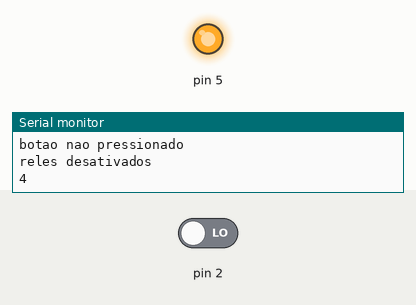
Simulated run of this program. Board: Arduino Uno, built with avr-gcc and run on an emulated ATmega328P. Shown: output pins drawn as LEDs (lit = HIGH), the last lines printed to the serial monitor. Inputs (shaded band) come from the test bench; at power-on: pin 2 LOW. Pins used as bus, display or sensor lines are not drawn.

Above: at 1.9 s.
2.0 s: pin 2 driven HIGH
At 2.6 s:
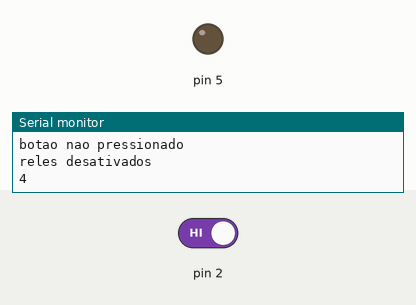
3.7 s: pin 2 driven LOW
At 4.3 s:
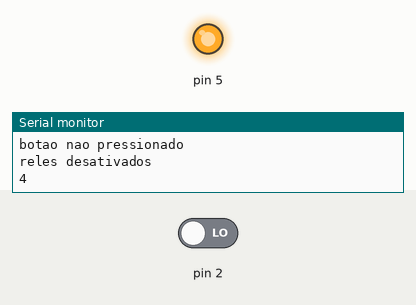
Timing chart, 0 to 6.7 s (numbered marks = the images above; inputs shaded):
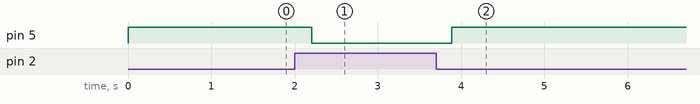

The program:

main.cpp
```cpp
#include <Arduino.h>

#define NUMERO_DE_COMPONENTES 3

#define CONTACTOR_LEITURA 4
int BAUD_RATE=9600;
//criar struct de reles
typedef struct Rele
{
  int periferico;
  int valor;
};

Rele reles[NUMERO_DE_COMPONENTES];
//criar struct de botoes
typedef struct Botao
{
  int periferico;
  int estado;
};

Botao botoes[NUMERO_DE_COMPONENTES];

int contar=0;

void setup()
{
   pinMode(CONTACTOR_LEITURA, INPUT);
  //configurar porta serie
  Serial.begin(BAUD_RATE);

  // configurar botoes
  botoes[0].periferico = 2;
  //botoes[1].periferico = 3;
  //botoes[2].periferico = 4;

  //configurar reles
  reles[0].periferico = 5;
  //reles[1].periferico = 6;
  //reles[2].periferico = 7;


  // inicializar index
  contar=0;
  // enquanto houver botoes e reles, inicializar o periferico como entrada
  while(contar<NUMERO_DE_COMPONENTES)
  {
    //definir valor do estado dos botoes
    botoes[contar].estado=0;
    //definir valor dos reles
    reles[contar].valor=0;

    // configurar entrada botoes
    pinMode(botoes[contar].periferico, INPUT);

    //configurar entrada reles
    pinMode(reles[contar].periferico, OUTPUT);

    //incrementar index
    contar++;
  }

}
void loop()
{
  contar=0;
  while(contar<NUMERO_DE_COMPONENTES)
  {
    botoes[contar].estado = !digitalRead(botoes[contar].periferico);

    if(botoes[contar].estado)
    {
      Serial.println("botao pressionado");
      reles[contar].valor=HIGH;
      digitalWrite(reles[contar].periferico,reles[contar].valor);
      Serial.println("reles ativados");
    }
    else
    {
      Serial.println("botao nao pressionado");
      reles[contar].valor=LOW;
      digitalWrite(reles[contar].periferico,reles[contar].valor);
      Serial.println("reles desativados");
    }

    contar++;
  }
  Serial.println(CONTACTOR_LEITURA);
  delay(500);
}
```

Measured:
- after the input at 2.0 s, pin 5: HIGH → LOW after 0.21 s
- after the input at 3.7 s, pin 5: LOW → HIGH after 0.19 s
